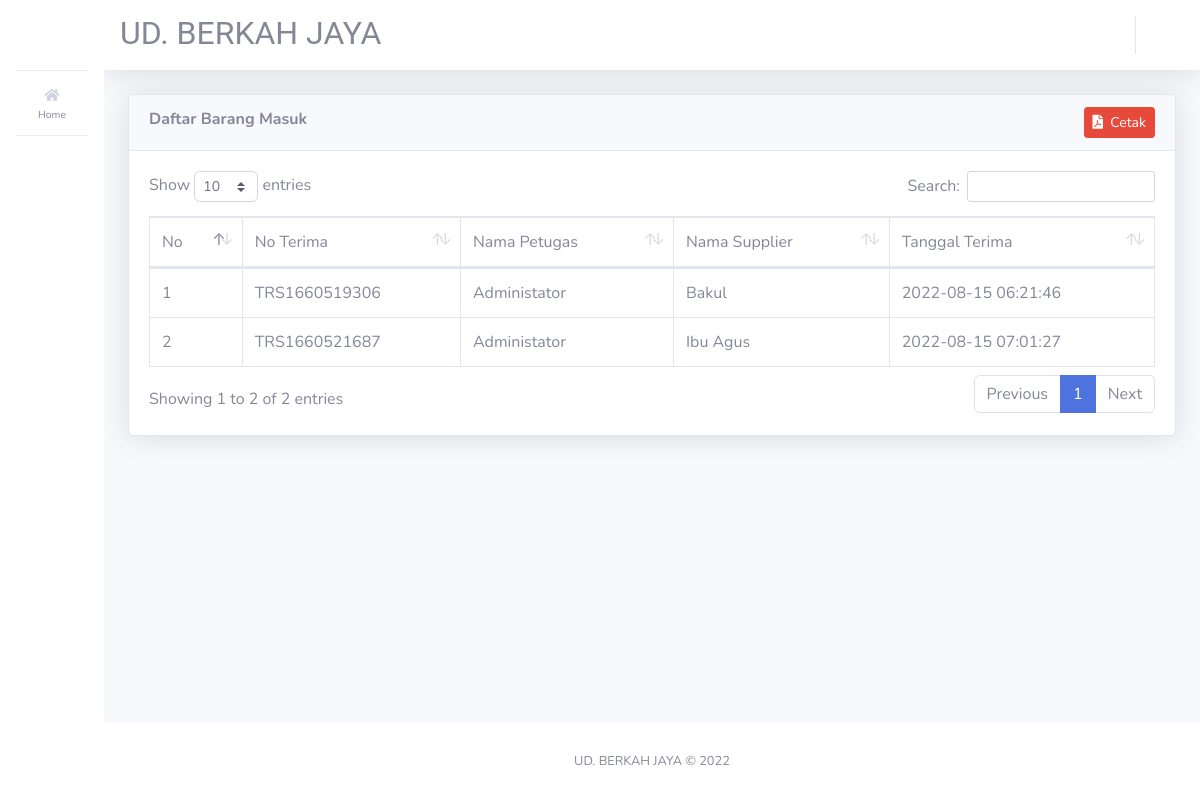
Screenshot of /index.php/trsmasuk with the database file from the repository.
### tables this page shows
CREATE TABLE `trs_masuk`  (
  `id` int NOT NULL AUTO_INCREMENT,
  `no_terima` varchar(25) NULL DEFAULT NULL,
  `tgl_terima` varchar(25) NULL DEFAULT NULL,
  `jam_terima` varchar(10) NULL DEFAULT NULL,
  `nama_supplier` varchar(80) NULL DEFAULT NULL,
  `nama_petugas` varchar(80) NULL DEFAULT NULL,
  PRIMARY KEY (`id`) USING BTREE,
  INDEX `no_terima`(`no_terima`) USING BTREE,
  INDEX `nama_supplier`(`nama_supplier`) USING BTREE,
  INDEX `nama_petugas`(`nama_petugas`) USING BTREE
);

### application/controllers/TrsMasuk.php (called while the page is built, shortened)
<?php
class TrsMasuk extends CI_Controller{
	public function __construct(){
		$this->data['aktif'] = 'trsmasuk';
		$this->load->model('M_barang', 'm_barang');
		$this->load->model('M_supplier', 'm_supplier');
		$this->load->model('M_trsmasuk', 'm_trsmasuk');
		$this->load->model('M_detail_terima', 'm_detail_terima');
	}
	public function index(){
		$this->data['title'] = 'Barang Masuk';
		$this->data['all_masuk'] = $this->m_trsmasuk->lihat();
		$this->data['no'] = 1;
		$this->load->view('trsmasuk/lihat', $this->data);
	}
}

### index.php (called while the page is built, shortened)
<?php
require_once BASEPATH.'core/CodeIgniter.php';

### application/models/M_trsmasuk.php (called while the page is built, shortened)
<?php
class M_trsmasuk extends CI_Model {
	protected $_table = 'trs_masuk';
	public function lihat(){
		return $this->db->get($this->_table)->result();
	}
}

### application/views/trsmasuk/lihat.php (the view, shortened to what this page needs)
<!DOCTYPE html>
<html lang="en">
<head>
	<?php $this->load->view('partials/head.php') ?>
</head>
<body id="page-top">
	<div id="wrapper">
		<?php $this->load->view('partials/sidebar.php') ?>
		<div id="content-wrapper" class="d-flex flex-column">
			<div id="content" data-url="<?= base_url('trsmasuk') ?>">
				<?php $this->load->view('partials/topbar.php') ?>
				<div class="container-fluid">
				<div class="card shadow">
					<div class="card-header"><strong>Daftar Barang Masuk</strong>
						<div class="float-right">
							<?php if ($this->session->login['role'] == 'admin'): ?>
								<a href="<?= base_url('trsmasuk/export') ?>" class="btn btn-danger btn-sm"><i class="fa fa-file-pdf"></i>&nbsp;&nbsp;Cetak</a>
								<a href="<?= base_url('trsmasuk/tambah') ?>" class="btn btn-primary btn-sm"><i class="fa fa-plus"></i>&nbsp;&nbsp;Tambah</a>
							<?php else : ?>
								<a href="<?= base_url('trsmasuk/export') ?>" class="btn btn-danger btn-sm"><i class="fa fa-file-pdf"></i>&nbsp;&nbsp;Cetak</a>
								<?php endif ?>
						</div>
					</div>
					<div class="card-body">
						<div class="table-responsive">
							<table class="table table-bordered" id="dataTable" width="100%" cellspacing="0">
								<thead>
									<tr>
										<td>No</td>
										<td>No Terima</td>
										<td>Nama Petugas</td>
										<td>Nama Supplier</td>
										<td>Tanggal Terima</td>
									</tr>
								</thead>
								<tbody>
									<?php foreach ($all_masuk as $masuk): ?>
										<tr>
											<td><?= $no++ ?></td>
											<td><?= $masuk->no_terima ?></td>
											<td><?= $masuk->nama_petugas ?></td>
											<td><?= $masuk->nama_supplier ?></td>
											<td><?= $masuk->tgl_terima ?> <?= $masuk->jam_terima ?></td>
										</tr>
									<?php endforeach ?>
								</tbody>
							</table>
						</div>
					</div>
				</div>
				</div>
			</div>
			<?php $this->load->view('partials/footer.php') ?>
		</div>
	</div>
</body>
</html>

### application/views/partials/sidebar.php (shortened to what this page needs)
<ul class="navbar-nav toggled bg-gradient sidebar sidebar-light accordion" id="accordionSidebar">
			<a class="sidebar-brand d-flex align-items-center justify-content-center" href="index.php">
			</a>
			<hr class="sidebar-divider my-0">
			<li class="nav-item <?= $aktif == 'dashboard' ? 'active' : '' ?>">
				<a class="nav-link" href="<?= base_url('dashboard') ?>">
					<i class="fa fa-home" aria-hidden="true"></i>
					<span>Home</span></a>
			</li>
			<hr class="sidebar-divider">
		</ul>

### application/views/partials/topbar.php (shortened to what this page needs)
<nav class="navbar navbar-expand navbar-light bg-white topbar mb-4 static-top shadow">
					<h1><font size="6" face="Roboto">UD. BERKAH JAYA</font></h1>
					<ul class="navbar-nav ml-auto">
						<li class="nav-item dropdown no-arrow">
							<a class="nav-link dropdown-toggle" href="#" id="userDropdown" role="button" data-toggle="dropdown" aria-haspopup="true" aria-expanded="false">
							</a>
						</li>
					</ul>
				</nav>

### application/views/partials/footer.php
<footer class="sticky-footer bg-white">
	<div class="container my-auto">
		<div class="copyright text-center my-auto">
			<span>UD. BERKAH JAYA © 2022</a></span>
		</div>
	</div>
</footer>

### rows the page displays
trs_masuk: no_terima "TRS1660519306", nama_petugas "Administator", nama_supplier "Bakul", tgl_terima "2022-08-15", jam_terima "06:21:46"
trs_masuk: no_terima "TRS1660521687", nama_petugas "Administator", nama_supplier "Ibu Agus", tgl_terima "2022-08-15", jam_terima "07:01:27"
